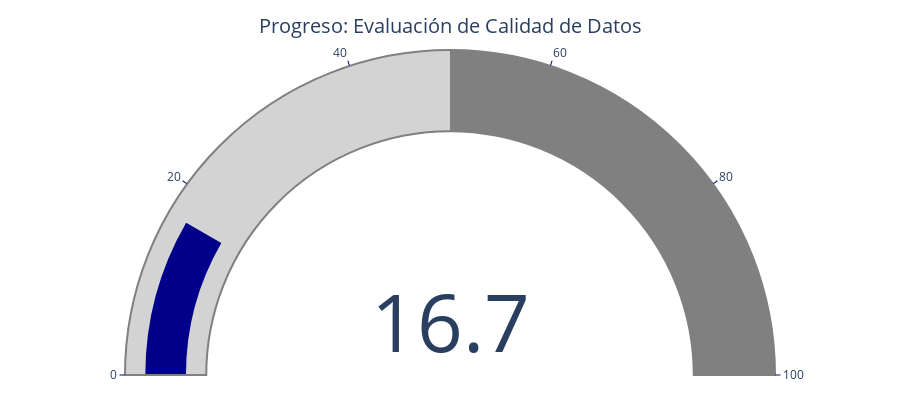
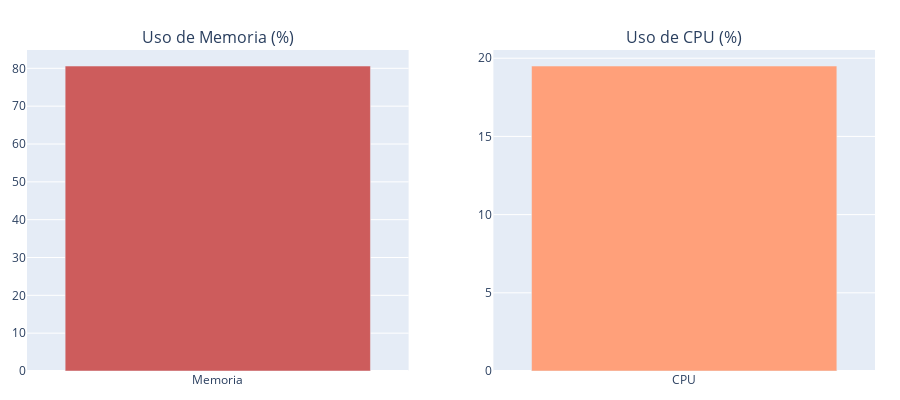

The code cell stored with these charts, in order, in its notebook:
### Markdown cell above
## 📝 Evaluación de Calidad de Datos

### Code cell
# ----------------------------
# Celda 11: Evaluación de Calidad de Datos
# ----------------------------
import pandas as pd

@manejar_excepciones_y_tiempo(mensaje="Evaluación de Calidad de Datos")
def evaluar_calidad_datos(df):
    """
    Evalúa la calidad de datos mediante la identificación de valores ausentes, inconsistencias, 
    datos duplicados y atípicos.

    Args:
        df (pd.DataFrame): DataFrame a evaluar.
    """
    print("🔍 Análisis de calidad de datos...")

    # Valores ausentes
    valores_nulos = df.isnull().sum()
    print(f"Valores nulos por columna:\n{valores_nulos[valores_nulos > 0]}")
    
    # Datos duplicados
    duplicados = df.duplicated().sum()
    print(f"Datos duplicados: {duplicados}")

    # Análisis de estadísticas descriptivas
    print("Estadísticas descriptivas:")
    print(df.describe())

    # Detección de outliers
    print("🔎 Detectando outliers en columnas numéricas...")
    outliers = df.select_dtypes(include=['float64', 'int64']).apply(lambda x: (x > x.mean() + 3*x.std()).sum())
    print(f"Outliers por columna:\n{outliers[outliers > 0]}")

# Evaluar calidad de datos para cada DataFrame
evaluar_calidad_datos(df_unificado)

### Figure 1 — Plotly figure (JSON) as saved in the notebook; plotly's stock layout.template omitted (floating-point values rounded to 4 significant figures)
{"data": [{"gauge": {"axis": {"range": [0, 100], "tickcolor": "darkblue", "tickwidth": 1}, "bar": {"color": "darkblue"}, "bgcolor": "white", "bordercolor": "gray", "borderwidth": 2, "steps": [{"color": "lightgray", "range": [0, 50]}, {"color": "gray", "range": [50, 100]}]}, "mode": "gauge+number", "title": {"text": "Progreso: Evaluación de Calidad de Datos"}, "type": "indicator", "value": 16.67}], "layout": {"height": 400, "margin": {"b": 25, "l": 25, "r": 25, "t": 50}}}

### Figure 2 — Plotly figure (JSON) as saved in the notebook; plotly's stock layout.template omitted (floating-point values rounded to 4 significant figures)
{"data": [{"marker": {"color": "indianred"}, "type": "bar", "x": ["Memoria"], "xaxis": "x", "y": [80.6], "yaxis": "y"}, {"marker": {"color": "lightsalmon"}, "type": "bar", "x": ["CPU"], "xaxis": "x2", "y": [19.5], "yaxis": "y2"}], "layout": {"annotations": [{"font": {"size": 16}, "showarrow": false, "text": "Uso de Memoria (%)", "x": 0.225, "xanchor": "center", "xref": "paper", "y": 1, "yanchor": "bottom", "yref": "paper"}, {"font": {"size": 16}, "showarrow": false, "text": "Uso de CPU (%)", "x": 0.775, "xanchor": "center", "xref": "paper", "y": 1, "yanchor": "bottom", "yref": "paper"}], "height": 400, "margin": {"b": 25, "l": 25, "r": 25, "t": 50}, "showlegend": false, "xaxis": {"anchor": "y", "domain": [0, 0.45]}, "xaxis2": {"anchor": "y2", "domain": [0.55, 1]}, "yaxis": {"anchor": "x", "domain": [0, 1]}, "yaxis2": {"anchor": "x2", "domain": [0, 1]}}}
